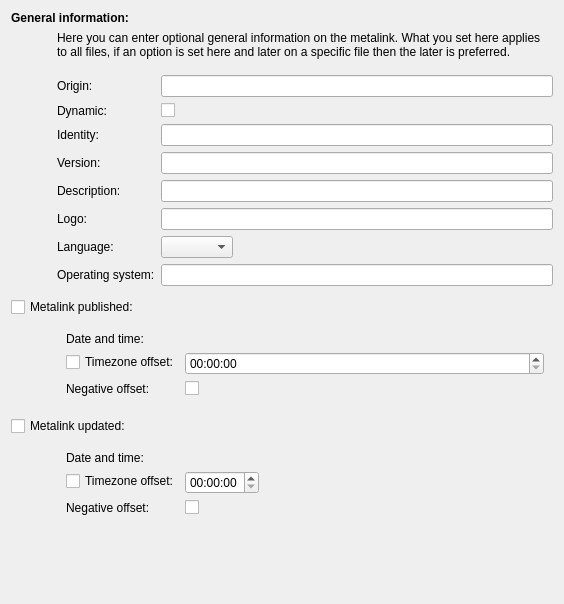
<?xml version="1.0" encoding="UTF-8"?>
<ui version="4.0">
 <class>General</class>
 <widget class="QWidget" name="General">
  <property name="geometry">
   <rect>
    <x>0</x>
    <y>0</y>
    <width>564</width>
    <height>604</height>
   </rect>
  </property>
  <layout class="QGridLayout" name="gridLayout">
   <item row="3" column="1">
    <layout class="QFormLayout" name="formLayout">
     <property name="fieldGrowthPolicy">
      <enum>QFormLayout::ExpandingFieldsGrow</enum>
     </property>
     <item row="0" column="0">
      <widget class="QLabel" name="label_2">
       <property name="text">
        <string>Origin:</string>
       </property>
      </widget>
     </item>
     <item row="1" column="0">
      <widget class="QLabel" name="labelDynamic">
       <property name="toolTip">
        <string>Dynamic means that updated metalinks can be found at &quot;Origin&quot;.</string>
       </property>
       <property name="text">
        <string>Dynamic:</string>
       </property>
      </widget>
     </item>
     <item row="2" column="0">
      <widget class="QLabel" name="label_3">
       <property name="toolTip">
        <string extracomment="the basic identity of the metalink-file, e.g. KDE">The identity of the file</string>
       </property>
       <property name="text">
        <string>Identity:</string>
       </property>
      </widget>
     </item>
     <item row="2" column="1">
      <widget class="KLineEdit" name="identity">
       <property name="clickMessage">
        <string>Identity e.g. &quot;KDE&quot;</string>
       </property>
      </widget>
     </item>
     <item row="3" column="0">
      <widget class="QLabel" name="label_4">
       <property name="toolTip">
        <string extracomment="the version of the file e.g. 4.3 for KDE">The version of the file</string>
       </property>
       <property name="text">
        <string>Version:</string>
       </property>
      </widget>
     </item>
     <item row="3" column="1">
      <widget class="KLineEdit" name="version"/>
     </item>
     <item row="4" column="0">
      <widget class="QLabel" name="label_6">
       <property name="text">
        <string>Description:</string>
       </property>
      </widget>
     </item>
     <item row="4" column="1">
      <widget class="KLineEdit" name="description">
       <property name="showClearButton" stdset="0">
        <bool>true</bool>
       </property>
      </widget>
     </item>
     <item row="5" column="0">
      <widget class="QLabel" name="label_17">
       <property name="text">
        <string>Logo:</string>
       </property>
      </widget>
     </item>
     <item row="5" column="1">
      <widget class="KLineEdit" name="logo">
       <property name="inputMask">
        <string/>
       </property>
       <property name="clickMessage">
        <string>Url to the logo</string>
       </property>
       <property name="showClearButton" stdset="0">
        <bool>true</bool>
       </property>
      </widget>
     </item>
     <item row="6" column="0">
      <widget class="QLabel" name="label_19">
       <property name="toolTip">
        <string>The language of the file</string>
       </property>
       <property name="text">
        <string>Language:</string>
       </property>
      </widget>
     </item>
     <item row="6" column="1">
      <widget class="KComboBox" name="language"/>
     </item>
     <item row="7" column="0">
      <widget class="QLabel" name="label_20">
       <property name="text">
        <string>Operating system:</string>
       </property>
      </widget>
     </item>
     <item row="7" column="1">
      <widget class="KLineEdit" name="os">
       <property name="showClearButton" stdset="0">
        <bool>true</bool>
       </property>
      </widget>
     </item>
     <item row="0" column="1">
      <widget class="KLineEdit" name="origin">
       <property name="clickMessage">
        <string>Web-Url to the metalink</string>
       </property>
      </widget>
     </item>
     <item row="1" column="1">
      <widget class="QCheckBox" name="dynamic">
       <property name="text">
        <string/>
       </property>
      </widget>
     </item>
    </layout>
   </item>
   <item row="6" column="1">
    <widget class="QWidget" name="publishedWidget" native="true">
     <layout class="QFormLayout" name="formLayout_2">
      <item row="0" column="0">
       <widget class="QLabel" name="label_30">
        <property name="text">
         <string>Date and time:</string>
        </property>
       </widget>
      </item>
      <item row="0" column="1">
       <widget class="KDateTimeWidget" name="published"/>
      </item>
      <item row="1" column="0">
       <widget class="QCheckBox" name="use_publishedtimeoffset">
        <property name="text">
         <string>Timezone offset:</string>
        </property>
       </widget>
      </item>
      <item row="1" column="1">
       <widget class="QTimeEdit" name="publishedoffset"/>
      </item>
      <item row="2" column="1">
       <widget class="QCheckBox" name="publishedNegative">
        <property name="text">
         <string/>
        </property>
       </widget>
      </item>
      <item row="2" column="0">
       <widget class="QLabel" name="label">
        <property name="text">
         <string>Negative offset:</string>
        </property>
       </widget>
      </item>
     </layout>
    </widget>
   </item>
   <item row="9" column="1">
    <widget class="QWidget" name="updatedWidget" native="true">
     <layout class="QFormLayout" name="formLayout_3">
      <property name="fieldGrowthPolicy">
       <enum>QFormLayout::ExpandingFieldsGrow</enum>
      </property>
      <item row="0" column="0">
       <widget class="QLabel" name="label_29">
        <property name="text">
         <string>Date and time:</string>
        </property>
       </widget>
      </item>
      <item row="0" column="1">
       <widget class="KDateTimeWidget" name="updated"/>
      </item>
      <item row="1" column="0">
       <widget class="QCheckBox" name="use_updatedtimeoffset">
        <property name="text">
         <string>Timezone offset:</string>
        </property>
       </widget>
      </item>
      <item row="1" column="1">
       <widget class="QTimeEdit" name="updatedoffset"/>
      </item>
      <item row="2" column="0">
       <widget class="QLabel" name="label_8">
        <property name="text">
         <string>Negative offset:</string>
        </property>
       </widget>
      </item>
      <item row="2" column="1">
       <widget class="QCheckBox" name="updatedNegative">
        <property name="text">
         <string/>
        </property>
       </widget>
      </item>
     </layout>
    </widget>
   </item>
   <item row="10" column="1">
    <spacer name="verticalSpacer_2">
     <property name="orientation">
      <enum>Qt::Vertical</enum>
     </property>
     <property name="sizeHint" stdset="0">
      <size>
       <width>20</width>
       <height>40</height>
      </size>
     </property>
    </spacer>
   </item>
   <item row="5" column="0" colspan="2">
    <widget class="QCheckBox" name="use_published">
     <property name="text">
      <string>Metalink published:</string>
     </property>
    </widget>
   </item>
   <item row="0" column="0" colspan="2">
    <widget class="QLabel" name="label_5">
     <property name="font">
      <font>
       <weight>75</weight>
       <bold>true</bold>
      </font>
     </property>
     <property name="text">
      <string>General information:</string>
     </property>
    </widget>
   </item>
   <item row="8" column="0" colspan="2">
    <widget class="QCheckBox" name="use_updated">
     <property name="text">
      <string>Metalink updated:</string>
     </property>
    </widget>
   </item>
   <item row="7" column="0">
    <spacer name="verticalSpacer_3">
     <property name="orientation">
      <enum>Qt::Vertical</enum>
     </property>
     <property name="sizeType">
      <enum>QSizePolicy::Fixed</enum>
     </property>
     <property name="sizeHint" stdset="0">
      <size>
       <width>40</width>
       <height>5</height>
      </size>
     </property>
    </spacer>
   </item>
   <item row="4" column="0">
    <spacer name="verticalSpacer">
     <property name="orientation">
      <enum>Qt::Vertical</enum>
     </property>
     <property name="sizeType">
      <enum>QSizePolicy::Fixed</enum>
     </property>
     <property name="sizeHint" stdset="0">
      <size>
       <width>40</width>
       <height>5</height>
      </size>
     </property>
    </spacer>
   </item>
   <item row="1" column="1">
    <widget class="QLabel" name="label_7">
     <property name="text">
      <string>Here you can enter optional general information on the metalink. What you set here applies to all files, if an option is set here and later on a specific file then the later is preferred.</string>
     </property>
     <property name="wordWrap">
      <bool>true</bool>
     </property>
    </widget>
   </item>
   <item row="2" column="1">
    <spacer name="verticalSpacer_4">
     <property name="orientation">
      <enum>Qt::Vertical</enum>
     </property>
     <property name="sizeType">
      <enum>QSizePolicy::Fixed</enum>
     </property>
     <property name="sizeHint" stdset="0">
      <size>
       <width>20</width>
       <height>10</height>
      </size>
     </property>
    </spacer>
   </item>
  </layout>
 </widget>
 <customwidgets>
  <customwidget>
   <class>KComboBox</class>
   <extends>QComboBox</extends>
   <header>kcombobox.h</header>
  </customwidget>
  <customwidget>
   <class>KDateTimeWidget</class>
   <extends>QWidget</extends>
   <header>kdatetimewidget.h</header>
  </customwidget>
  <customwidget>
   <class>KLineEdit</class>
   <extends>QLineEdit</extends>
   <header>klineedit.h</header>
  </customwidget>
 </customwidgets>
 <resources/>
 <connections>
  <connection>
   <sender>use_publishedtimeoffset</sender>
   <signal>toggled(bool)</signal>
   <receiver>publishedoffset</receiver>
   <slot>setEnabled(bool)</slot>
   <hints>
    <hint type="sourcelabel">
     <x>70</x>
     <y>372</y>
    </hint>
    <hint type="destinationlabel">
     <x>209</x>
     <y>371</y>
    </hint>
   </hints>
  </connection>
  <connection>
   <sender>use_updatedtimeoffset</sender>
   <signal>toggled(bool)</signal>
   <receiver>updatedoffset</receiver>
   <slot>setEnabled(bool)</slot>
   <hints>
    <hint type="sourcelabel">
     <x>84</x>
     <y>475</y>
    </hint>
    <hint type="destinationlabel">
     <x>232</x>
     <y>475</y>
    </hint>
   </hints>
  </connection>
  <connection>
   <sender>use_updated</sender>
   <signal>toggled(bool)</signal>
   <receiver>updatedWidget</receiver>
   <slot>setEnabled(bool)</slot>
   <hints>
    <hint type="sourcelabel">
     <x>10</x>
     <y>417</y>
    </hint>
    <hint type="destinationlabel">
     <x>62</x>
     <y>448</y>
    </hint>
   </hints>
  </connection>
  <connection>
   <sender>use_published</sender>
   <signal>toggled(bool)</signal>
   <receiver>publishedWidget</receiver>
   <slot>setEnabled(bool)</slot>
   <hints>
    <hint type="sourcelabel">
     <x>21</x>
     <y>316</y>
    </hint>
    <hint type="destinationlabel">
     <x>60</x>
     <y>341</y>
    </hint>
   </hints>
  </connection>
 </connections>
</ui>
